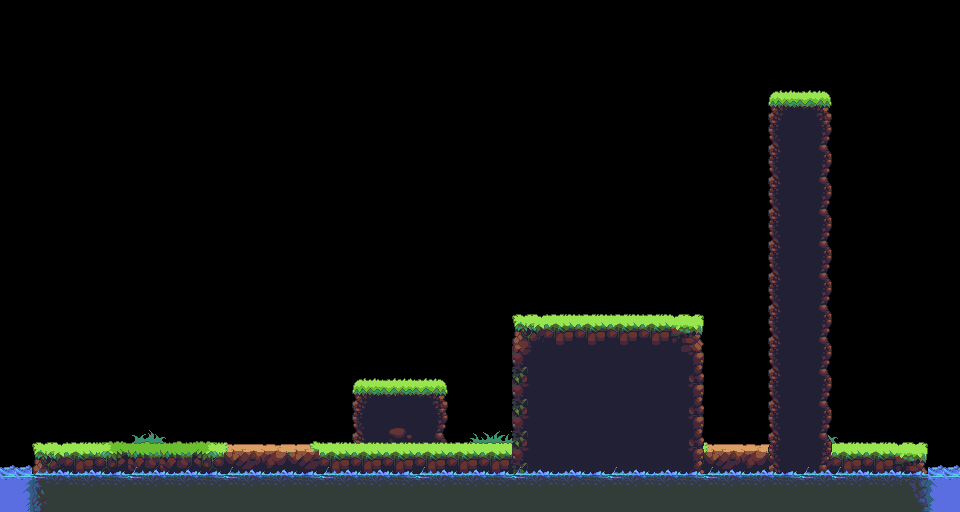

This is a level from a 2D game, rendered from its Tiled map with the project's own tilesets. A one-line summary and the map file follow, with tile-layer data summarised:
An orthogonal 30x16 tile map with 32x32 px tiles, 4 tile layers (bg1, ground2, ground1, water1) and 4 objects (4x collision).

<map version="1.0" orientation="orthogonal" renderorder="right-down" width="30" height="16" tilewidth="32" tileheight="32" nextobjectid="9">
 <tileset firstgid="1" name="terraintrans" tilewidth="32" tileheight="32" tilecount="90">
  <image source="../tiles/Jungle/terraintrans.png" width="288" height="320" />
 </tileset>
 <layer name="bg1" width="30" height="16">
  <data>[480 cells, 10 non-empty, 8 distinct tile ids]</data>
 </layer>
 <layer name="ground2" width="30" height="16">
  <data>[480 cells, 27 non-empty, 15 distinct tile ids]</data>
 </layer>
 <layer name="ground1" width="30" height="16">
  <data>[480 cells, 130 non-empty, 29 distinct tile ids]</data>
 </layer>
 <layer name="water1" width="30" height="16">
  <data>[480 cells, 60 non-empty, 9 distinct tile ids]</data>
 </layer>
 <objectgroup name="collision">
  <object id="1" type="collision" x="360" y="384" width="80" height="16">
   <properties>
    <property name="allowUp" value="true" />
   </properties>
  </object>
  <object id="3" type="collision" x="40" y="448" width="880" height="24">
   <properties>
    <property name="allowUp" value="true" />
   </properties>
  </object>
  <object id="5" type="collision" x="512" y="320" width="192" height="192" />
  <object id="7" type="collision" x="768" y="96" width="64" height="416" />
 </objectgroup>
</map>
